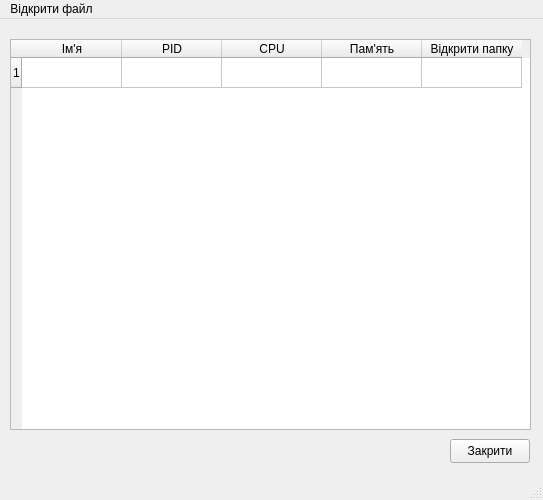
<?xml version="1.0" encoding="UTF-8"?>
<ui version="4.0">
 <class>MainWindow</class>
 <widget class="QMainWindow" name="MainWindow">
  <property name="geometry">
   <rect>
    <x>0</x>
    <y>0</y>
    <width>543</width>
    <height>500</height>
   </rect>
  </property>
  <property name="windowTitle">
   <string>MainWindow</string>
  </property>
  <widget class="QWidget" name="centralwidget">
   <widget class="QTableWidget" name="tableWidget">
    <property name="geometry">
     <rect>
      <x>10</x>
      <y>20</y>
      <width>521</width>
      <height>391</height>
     </rect>
    </property>
    <property name="toolTip">
     <string>&lt;html&gt;&lt;head/&gt;&lt;body&gt;&lt;p&gt;&lt;br/&gt;&lt;/p&gt;&lt;/body&gt;&lt;/html&gt;</string>
    </property>
    <property name="rowCount">
     <number>1</number>
    </property>
    <row/>
    <column>
     <property name="text">
      <string>Ім'я</string>
     </property>
    </column>
    <column>
     <property name="text">
      <string>PID</string>
     </property>
    </column>
    <column>
     <property name="text">
      <string>CPU</string>
     </property>
    </column>
    <column>
     <property name="text">
      <string>Пам'ять</string>
     </property>
    </column>
    <column>
     <property name="text">
      <string>Відкрити папку</string>
     </property>
    </column>
    <item row="0" column="0">
     <property name="text">
      <string/>
     </property>
    </item>
   </widget>
   <widget class="QPushButton" name="pushButton">
    <property name="geometry">
     <rect>
      <x>450</x>
      <y>420</y>
      <width>80</width>
      <height>24</height>
     </rect>
    </property>
    <property name="text">
     <string>Закрити</string>
    </property>
   </widget>
  </widget>
  <widget class="QMenuBar" name="menubar">
   <property name="geometry">
    <rect>
     <x>0</x>
     <y>0</y>
     <width>543</width>
     <height>21</height>
    </rect>
   </property>
   <widget class="QMenu" name="menu">
    <property name="title">
     <string>Відкрити файл</string>
    </property>
    <addaction name="action"/>
   </widget>
   <addaction name="menu"/>
  </widget>
  <widget class="QStatusBar" name="statusbar"/>
  <action name="action">
   <property name="text">
    <string>Відкрити</string>
   </property>
  </action>
 </widget>
 <resources/>
 <connections/>
</ui>
